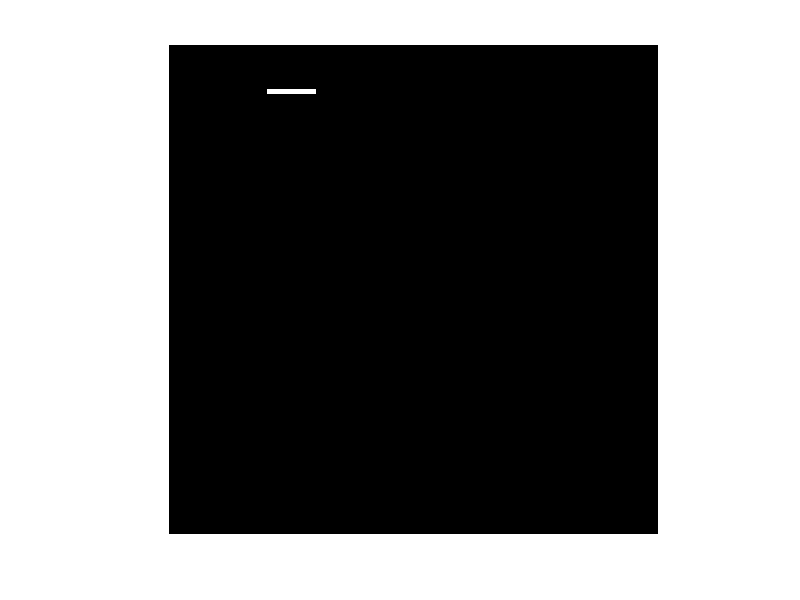

Here is the MATLAB script that generated this plot:
clc
close all
matriz = zeros(100,100);
function [matriz_out] = recta(xi,yi,xf,yf,matriz)
    
    if( sqrt( (xf-xi)^2+(yf-yi)^2 ) != 0)
      lambda = [xf-xi,yf-yi]/( sqrt( (xf-xi)^2+(yf-yi)^2 ) )  ;
    else
      matriz_out = matriz ;
      filas_out = filas ;
      returnimshow(recta(1,1,20,20,matriz)) ;
    endif
    t = 0 ;
    x = xi  ; 
    y = yi  ;
    do
		punto = lambda*t + [xi,yi]  ;
		x_temp = round( punto(1,1) );
		y_temp = round( punto(1,2) );
		t = t + 0.3  ;
		if( (x_temp > x || x_temp < x) && x != xf )
			x = x_temp ;
			matriz(y,x) = 1 ;
		endif
		if( (y_temp > y || y_temp < y) && y != yf )
			y = y_temp ;
			matriz(y,x) = 1 ;
		endif
    until (  x == xf && y == yf )
    matriz_out = matriz ;
endfunction

imshow(recta(20,10,30,10,matriz)) ;
